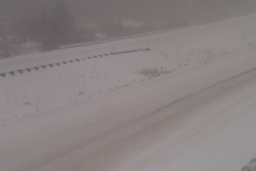
#> input picture Data/tracking/dataset/badWeather/blizzard/back.jpg, 256 x 171 px, shrunk from 720 x 480 before the run, found by its file name
$ python execution.py   (older library calls are emulated)
#> lines starting #> are read from the running program, lines starting #| are printed output that depends on the picture
### Code/Common_Functions.py
import numpy as np

img_dims = [5, 5]

# [9 lines of commented-out code are left out]

kernel_size = np.array([np.prod(img_dims), np.prod(img_dims)])
# print(kernel_size)
kernel = np.zeros(kernel_size, dtype=float)
for i in range(kernel_size[0]):
    for j in range(kernel_size[1]):
        a = np.array([(i%img_dims[0])/img_dims[0], (i//img_dims[0])/img_dims[1]])
        b = np.array([(j%img_dims[0])/img_dims[0], (j//img_dims[0])/img_dims[1]])
        d = np.sqrt(np.sum((a-b)**2))
        kernel[i, j] = np.exp(-d**2/2)
# print(kernel)
# kernel.flatten()


def quadratic_distance(a, b):
    assert np.array_equal(np.array(a.shape), np.array(b.shape))
    return np.sum((a - b) ** 2)


def manhattan_distance(a, b):
    return np.sum(np.abs(np.array(a) - np.array(b)))


# [10 lines left out: functions toroidal_distance, oddr_to_cube, not called in this run]


def cube_distance(a, b):
    return max(abs(a[0] - b[0]), abs(a[1] - b[1]), abs(a[2] - b[2]))


# [23 lines left out: functions hexagonal_distance, image_euclidean_distance, fast_ied, not called in this run]

# SSIM
def structural_sim_distance(x, y):
    a = x.reshape(img_dims)
    b = y.reshape(img_dims)


def gaussian(d, sigma):
    return np.exp(-((d / sigma) ** 2) / 2) / sigma
    # Between 0 and 1/sig


def normalized_gaussian(d, sigma):
    return np.exp(-((d / sigma) ** 2) / 2)
    # Between 0 and 1


def euclidean_norm(x, y):
    assert np.array_equal(np.array(x.shape), np.array(y.shape))
    return np.sqrt(np.sum((x - y) ** 2))


def normalized_euclidean_norm(x, y):
    assert np.array_equal(np.array(x.shape), np.array(y.shape))
    return np.sqrt(np.sum((x - y) ** 2))/np.sqrt(x.shape[0])


# [14 lines that do not run on import are left out]

### Data/Mosaic_Image.py
import numpy as np
from PIL import Image


class MosaicImage:
    def __init__(self, image, parameters):
        self.data = None
        self.image = image
        self.pictures_dim = parameters["pictures_dim"]
        self.color = False
        self.nb_pictures = None
        self.clip()

    def clip(self):
        self.data = []
        size = np.flip(self.image.size, 0)  # For some strange reason the data isn't ordered in the same way as the size says
        # print(size)
        pixels = np.array(self.image.getdata(), 'uint8')
        # print(pixels.shape)
        if len(pixels.shape) == 2:  # File has RGB colours
            size[1] *= 3
            self.pictures_dim[1] *= 3
            self.color = True
        pixels = pixels.reshape(size)
        self.nb_pictures = np.array(np.divide(size, self.pictures_dim), dtype=int)
        pixels = pixels[0:self.nb_pictures[0] * self.pictures_dim[0],
                 0:self.nb_pictures[1] * self.pictures_dim[1]]  # Cropping the image to make it fit
        px = np.vsplit(pixels, self.nb_pictures[0])
        for i in px:
            j = np.hsplit(i, self.nb_pictures[1])
            for picture in j:
                self.data.append(picture.flatten())
        self.data = np.array(self.data) / 255

    # [21 lines left out: function reconstruct, not called in this run]

    def get_data(self):
        return self.data

    def display(self):
        return plt.imshow(self.image)


# [80 lines of commented-out code are left out]

### Code/Parameters.py
import copy


def linear(progress):  # progress is between 0 and 1
    return progress


class Variable:
    def __init__(self, start=1, end=0, nb_steps=1, evolution=linear):
        self.start = start
        self.end = end
        self.nb_steps = nb_steps
        self.evolution = evolution

        self.iteration = 0
        self.difference = self.start - self.end
        self.current = self.start

    def get(self):
        return self.current

    def execute(self):
        if self.iteration < self.nb_steps:
            self.iteration += 1
        self.current = self.start - self.difference * self.evolution(self.iteration/self.nb_steps)


class Parameters:
    def __init__(self, dictionary=None):
        if dictionary is None:
            dictionary = {}
        self.data = dictionary

    def __getitem__(self, item):
        return copy.deepcopy(self.data[item])

    def __setitem__(self, key, value):
        self.data[key] = copy.deepcopy(value)

### Code/SOM.py
import time

from Code.Parameters import Variable, Parameters
from Code.Common_Functions import *
from Data.Generated_Data import *


class SOM:
    def __init__(self, parameters):
        # Parameters
        self.alpha = parameters["alpha"]
        self.sigma = parameters["sigma"]
        self.data = parameters["data"]
        self.neurons_nbr = parameters["neurons_nbr"]
        self.epochs_nbr = parameters["epochs_nbr"]

        # Computing variables
        self.neurons = np.random.random(self.neurons_nbr + self.data.shape[1:])
        self.vector_list = None
        self.distance_to_input = None
        # self.distance_vector = np.empty(np.sum(self.neurons_nbr))
        self.distance_vector = np.empty(manhattan_distance((0, 0), self.neurons_nbr))
        self.iteration = 0
        self.max_iterations = self.epochs_nbr * self.data.shape[0]

    def set_data(self, input_data):
        self.data = input_data

    def winner(self, vector):
        dist = np.empty(self.neurons_nbr, dtype=float)
        for i in np.ndindex(dist.shape):
            dist[i] = quadratic_distance(self.neurons[i], vector)
#            dist[i] = fast_ied(self.neurons[i], vector)
        self.distance_to_input = dist
        return np.unravel_index(np.argmin(dist, axis=None), dist.shape)  # Returning the Best Matching Unit's index.

    # [24 lines left out: function winner2, not called in this run]

    def get_all_winners(self):
        winners_list = np.zeros(self.data.shape[0], dtype=tuple)  # list of BMU for each corresponding training vector
        for i in np.ndindex(winners_list.shape):
            winners_list[i] = self.winner(self.data[i])
        return winners_list

    # [15 lines left out: functions get_reconstructed_data, get_difference, not called in this run]

    def run_iteration(self):
        if self.iteration >= self.max_iterations:
            return False

        if self.iteration % self.data.shape[0] == 0:
            self.generate_random_list()
            self.alpha.execute()
            self.sigma.execute()
            for i in range(len(self.distance_vector)):
                self.distance_vector[i] = normalized_gaussian(i / (len(self.distance_vector) - 1), self.sigma.get())

        self.iteration += 1
        vector = self.data[self.unique_random_vector()]
        bmu = self.winner(vector)
        self.updating_weights(bmu, vector)
        return bmu[0], bmu[1]

    def run_epoch(self):
        for i in range(self.data.shape[0]):
            self.run_iteration()

    def run(self):
        for i in range(self.epochs_nbr):
            self.run_epoch()

    def updating_weights(self, bmu, vector):
        for i in np.ndindex(self.neurons_nbr):
            dist = manhattan_distance(np.asarray(i), np.asarray(bmu))
            # dist = hexagonal_distance(np.asarray(i), np.asarray(bmu))
            self.neurons[i] += self.alpha.get() * self.distance_vector[dist] * (vector - self.neurons[i])

    def fully_random_vector(self):
        return np.random.randint(np.shape(self.data)[0])

    def unique_random_vector(self):
        self.current_vector_index = self.vector_list.pop(0)
        return self.current_vector_index

    def generate_random_list(self):
        self.vector_list = list(range(len(self.data)))
        np.random.shuffle(self.vector_list)

    def get_neural_map(self):
        return self.neurons

    def get_neural_list(self):
        return np.reshape(self.neurons, (-1,) + self.data.shape[1:])

    # [13 lines left out: functions get_neural_distances, mean_error, not called in this run]

    def square_error(self, winners=None):
        if winners is None:
            winners = self.get_all_winners()
        error = np.zeros(winners.shape)
        for i in np.ndindex(winners.shape):
            error[i] = np.mean((self.data[i] - self.neurons[winners[i]])**2)
        return np.mean(error)


# [16 lines that do not run on import are left out]

### Code/execution.py
import codecs
#import copy
import os
import json
import numpy as np
from PIL import Image

from Code.FastSOM import FastSOM
from Code.GNG import GrowingNeuralGas
from Code.Parameters import Parameters, Variable
from Code.Recursive_SOM import RecursiveSOM
from Code.SOM import SOM
from Code.cdnet_evaluation import Comparator
from Code.tracking_metrics import TrackingMetrics
from Data.Mosaic_Image import MosaicImage
from Data.random_image import RandomImage


class Execution:
    def __init__(self):
        self.metadata = {}
        self.dataset = {}
        self.model = {}
        self.codebooks = {}
        self.metrics = {}

        self.data = None
        self.training_data = None
        self.map = None

    # [22 lines left out: functions open, light_open, save, not called in this run]

    def load_dataset(self):
        if self.dataset["type"] == "image":
            path = os.path.join("Data", "images", self.dataset["file"])
            img = Image.open(path)
            parameters = Parameters({"pictures_dim": [self.dataset["width"], self.dataset["height"]]})
            self.data = MosaicImage(img, parameters)
        elif self.dataset["type"] == "random_image":
            path = os.path.join("Data", "images", self.dataset["file"])
            img = Image.open(path)
            parameters = Parameters({"pictures_dim": [self.dataset["width"], self.dataset["height"]]})
            self.data = MosaicImage(img, parameters)
            self.training_data = RandomImage(img, parameters)
        elif self.dataset["type"] == "tracking":
            path = os.path.join("Data", "tracking", "dataset", self.dataset["file"], "back.jpg")
            # [4 lines of commented-out code are left out]
            img = Image.open(path)
            parameters = Parameters({"pictures_dim": [self.dataset["width"], self.dataset["height"]]})
            self.data = MosaicImage(img, parameters)
        else:
            print("Error : No dataset type specified !")

    def run(self):
        #if self.metadata["seed"] % 2 == 1:
        np.random.seed(self.metadata["seed"])
        #else:
        #    np.random.seed(self.metadata["seed"]-1)
        if self.model["model"] == "gng":
            self.runGNG()
        else:
            self.runSOM()

    # [13 lines left out: function runGNG, not called in this run]

    def runSOM(self):
        if self.data is None:
            self.load_dataset()
#> in load_dataset, img is the input picture: PIL image 256x171 RGB; mean R, G, B 136.4, 129.8, 130.1
#> in clip, `pixels = pixels.reshape(size)`:
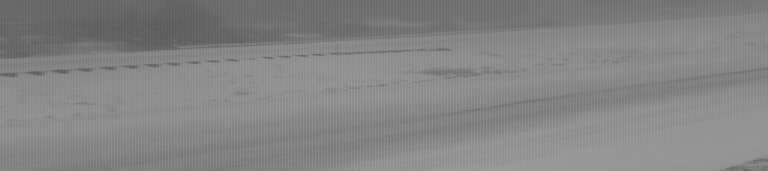
#> pixels: shape (171, 768); min 89, max 158, mean 132.1
#> in clip, `px = np.vsplit(pixels, self.nb_pictures[0])`: px = 17 items
#> the loop in clip, `for i in px:` made 17 passes
#> after the loop in clip, `for i in px:`: self.data = 425 items
#> in clip, `self.data = np.array(self.data) / 255`:
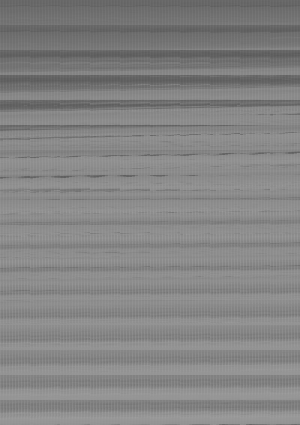
#> self.data: shape (425, 300) float64; min 0.349, max 0.62, mean 0.517
        nb_epochs = self.model["nb_epochs"]
        if "alpha_start" not in self.model: self.model["alpha_start"] = 0.2
        if "alpha_end" not in self.model: self.model["alpha_end"] = 0.05
        if "sigma_start" not in self.model: self.model["sigma_start"] = 0.7
        if "sigma_end" not in self.model: self.model["sigma_end"] = 0.015
        if "nb_images_evals" not in self.dataset: self.dataset["nb_images_evals"] = 75
        parameters = Parameters({"alpha": Variable(start=self.model["alpha_start"], end=self.model["alpha_end"], nb_steps=nb_epochs),
                                 "sigma": Variable(start=self.model["sigma_start"], end=self.model["sigma_end"], nb_steps=nb_epochs),
                                 "data": self.data.get_data(),
                                 "neurons_nbr": (self.model["width"], self.model["height"]),
                                 "epochs_nbr": nb_epochs})
        if self.model["model"] == "standard":
            self.map = SOM(parameters)
#> in __init__, `self.neurons_nbr = parameters["neurons_nbr"]`: self.neurons_nbr = (10, 10)
#> in __init__, `self.epochs_nbr = parameters["epochs_nbr"]`: self.epochs_nbr = 2
#> in __init__, `self.distance_vector = np.empty(manhattan_distance((0, 0), self.neuron..`: self.distance_vector = 20 values, max 1 at index 3, min 0 at index 0, mean 0.54
#> in __init__, `self.max_iterations = self.epochs_nbr * self.data.shape[0]`: self.max_iterations = 850
        elif self.model["model"] == "fast":
            self.map = FastSOM(parameters)
        elif self.model["model"] == "recursive":
            self.map = RecursiveSOM(parameters)
        else:
            print("Error : Unknown model !")

        # if "initialisation" not in self.codebooks:
        #     self.codebooks["initialisation"] = self.som.neurons.tolist()
        if "final" in self.codebooks:
            self.map.neurons = np.asarray(self.codebooks["final"])
        else:
            self.map.run()
#> the loop in run, `for i in range(self.epochs_nbr):` made 2 passes
            # [12 lines of commented-out code are left out]
        self.map.data = self.data.get_data()

    def compute_metrics(self):
        self.metrics["Square_error"] = self.map.square_error()
        if self.model["model"] == "gng":
            self.metrics["Neurons"] = len(self.map.network.nodes())
            self.metrics["Connections"] = len(self.map.network.edges())
        if self.dataset["type"] == "tracking":
            current_path = os.path.join("Data", "tracking", "dataset", self.dataset["file"])
            input_path = os.path.join(current_path, "input")
#> (the run stopped early here; a loop or call above may not have finished)
